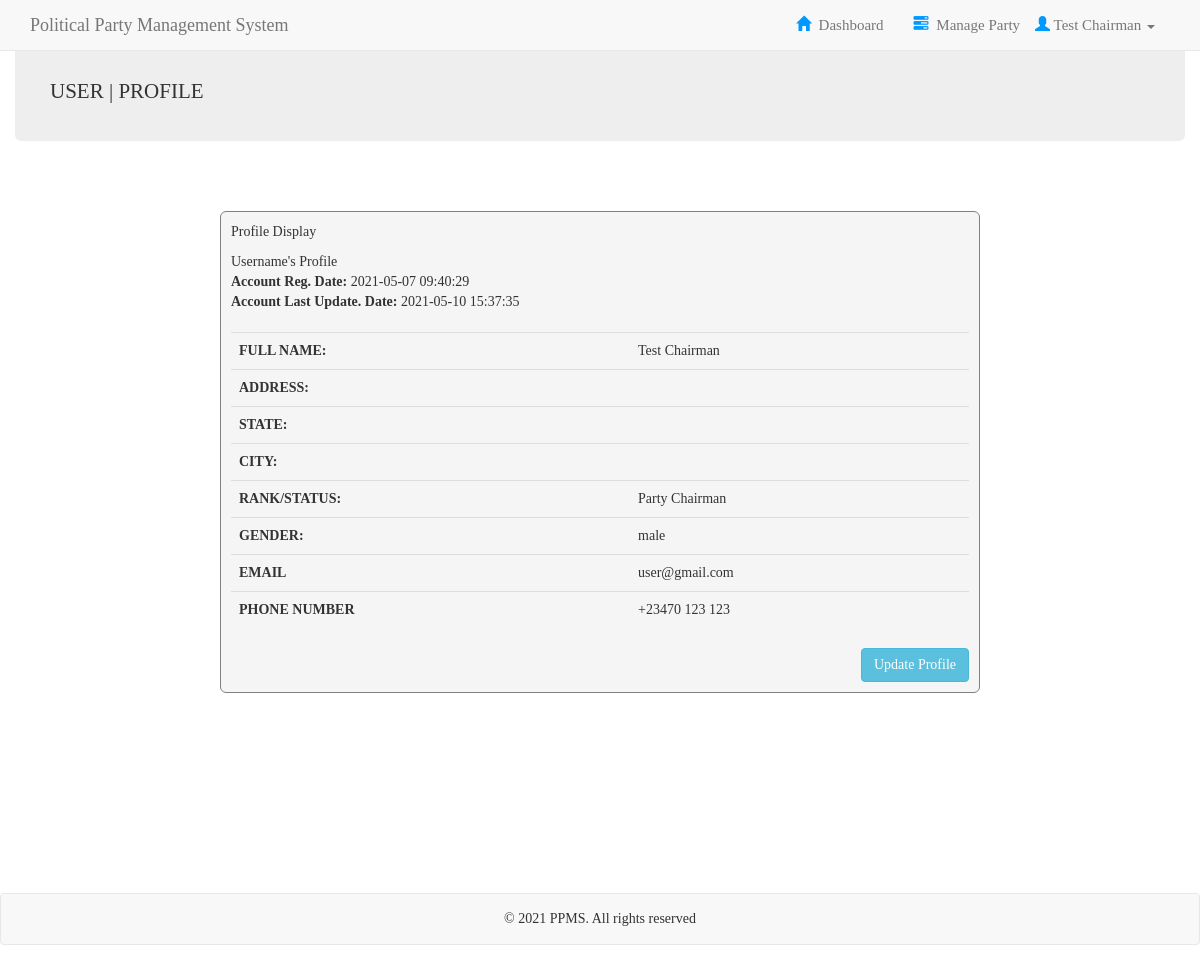
The page /user_profile.php (signed in) on the database its author committed.
### tables this page shows
CREATE TABLE `users` (
  `usrId` int(50) NOT NULL,
  `fullName` varchar(50) NOT NULL,
  `address` longtext NOT NULL,
  `state` varchar(50) NOT NULL,
  `city` varchar(50) NOT NULL,
  `status` varchar(50) NOT NULL,
  `gender` varchar(50) NOT NULL,
  `email` varchar(50) NOT NULL,
  `telNumber` varchar(50) NOT NULL,
  `password` varchar(50) NOT NULL,
  `createDate` timestamp NOT NULL DEFAULT current_timestamp(),
  `updateDate` timestamp NOT NULL DEFAULT current_timestamp() ON UPDATE current_timestamp()
);

### user_profile.php (the view, shortened to what this page needs)
<?php
	include("includes/log_header.php");
	$iD = $_SESSION['usrId'];
	$select = "SELECT * FROM users WHERE usrId = '$iD'";
	$run = $conn->query($select);
	if ($run->num_rows > 0) {
		while ($row = $run->fetch_array()) {
			$usrName = $row['fullName'];
			$usrAddress = $row['address'];
			$usrState = $row['state'];
			$usrCity = $row['city'];
			$usrStatus = $row['status'];
			$usrGender = $row['gender'];
			$usrEmail = $row['email'];
			$usrNumber = $row['telNumber'];
			$createDate = $row['createDate'];
			$updateDate = $row['updateDate'];
		}
	}
?>
	<div class="container-fluid" style="">
		<div class="dash jumbotron" style="height: 100px; padding: 35px; margin-top: -4vh;">
			<p>USER | PROFILE</p>
		</div>
	</div>
	<div class="container" style="margin-top: 5vh;">
		<div class="user-profile col-sm-8 col-sm-offset-2">
			<p>Profile Display</p>
			<address>
				Username's Profile <br>
				<b>Account Reg. Date:</b> <?php echo $createDate; ?> <br>
				<b>Account Last Update. Date:</b> <?php echo $updateDate; ?> <br>
			</address>
			<table class="table table-responsive col-sm-12">
				<tr>
					<td><b>FULL NAME:</b></td>
					<td><?php echo $usrName; ?></td>
				</tr>
				<tr>
					<td><b>ADDRESS:</b></td>
					<td><?php echo $usrAddress; ?></td>
				</tr>
				<tr>
					<td><b>STATE:</b></td>
					<td><?php echo $usrState; ?></td>
				</tr>
				<tr>
					<td><b>CITY:</b></td>
					<td><?php echo $usrCity; ?></td>
				</tr>
				<tr>
					<td><b>RANK/STATUS:</b></td>
					<td><?php echo $usrStatus; ?></td>
				</tr>
				<tr>
					<td><b>GENDER:</b></td>
					<td><?php echo $usrGender; ?></td>
				</tr>
				<tr>
					<td><b>EMAIL</b></td>
					<td><?php echo $usrEmail; ?></td>
				</tr>
				<tr>
					<td><b>PHONE NUMBER</b></td>
					<td><?php echo $usrNumber; ?></td>
				</tr>
			</table>
			<a href="update_profile.php"><button class="btn pull-right btn-md btn-info">Update Profile</button></a>
		</div>
	</div>
<?php include("includes/footer.php"); ?>

### includes/css/header.css (style rules this page uses)
body { margin: 0; padding: 0; font-family: "times new roman"; font-size: px; }

### includes/log_header.php (style rules this page uses)
body { font-family: "times new roman"; margin: 0; padding: 0; margin-top: 10vh; }
a { transition: 0.5s; }
button { transition: 0.5s; }

### user_profile.php (style rules this page uses)
.user-profile { padding: 10px; border: 1px solid grey; border-radius: 6px; background-color: whitesmoke; }

### rows shown on the page
users: createDate "2021-05-07 09:40:29", updateDate "2021-05-10 15:37:35", fullName "Test Chairman", status "Party Chairman", gender "male", email "user@gmail.com", telNumber "+23470 123 123"

### other values the page prints
$_SESSION['fullName'] "Test Chairman"
